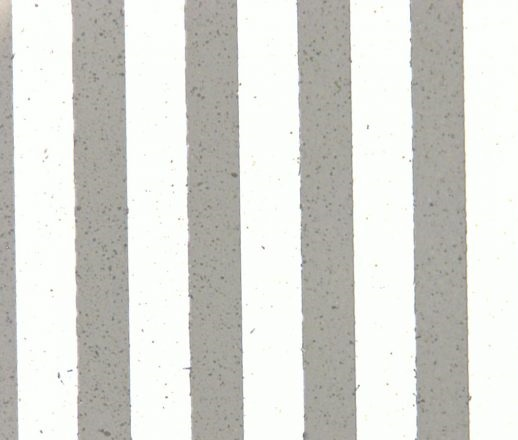
#> input picture image/sample_ls.png, 518 x 440 px
$ jupyter execute measure_ls.ipynb   (older library calls are emulated)
#> lines starting #> are read from the running program, lines starting #| are printed output that depends on the picture; after the words box and inside, x2 and y2 are one past the last pixel; in counts of white or black regions, pixels touching at a corner belong together
[cell 1]
import glob
import math
import os
import sys

import cv2
import matplotlib.pyplot as plt
import numpy as np
import pandas as pd
import skimage.measure as ski
import re

from pathlib import Path
cur_dir = Path().resolve()
sys.path.append(str(cur_dir) + "/module")

[cell 2]
img = cv2.imread('../../image/sample_ls.png', cv2.IMREAD_ANYDEPTH)
#> img: shape (440, 518); min 108, max 255, mean 214.5
diff = np.diff(img[0].astype(np.int16))
#> diff = 517 values, max 76 at index 236, min -69 at index 296, mean 0.089
indices = np.where(np.abs(diff) > 40)[0] + 1
#> indices = [71, 124, 237, 297, 350, 410, 463]
# indices = np.where(np.abs(diff) > 40)
print(indices)
#| [ 71 124 237 297 350 410 463]
fig, ax = plt.subplots(2, 1, figsize=(17, 8))
ax[0].plot([i for i in range(len(img[0]))], img[0])
ax[1].plot([i for i in range(1,len(img[0]-1))], diff)
for i in indices:
    ax[0].axvline(x=i, color='red')
    ax[1].axvline(x=i, color='red')
#> this loop made 7 passes
#> i on passes 1 to 7: 71, 124, 237, 297, 350, 410, 463

# Sobelフィルタを用いて勾配を計算
gradient_x = cv2.Sobel(img[0], cv2.CV_64F, 1, 0, ksize=3)
#> gradient_x = 518 values from 0 to 0
gradient_y = cv2.Sobel(img[0], cv2.CV_64F, 0, 1, ksize=3)
#> gradient_y = 518 values, max 360 at index 237, min -380 at index 296, mean 0.703

# 勾配の大きさを計算
gradient_magnitude = np.sqrt(gradient_x**2 + gradient_y**2)
#> gradient_magnitude = 518 values, max 380 at index 296, min 0 at index 0, mean 19.9

# 勾配が最大となる位置を求める
max_gradient_position = np.unravel_index(np.argmax(gradient_magnitude), gradient_magnitude.shape)
#> max_gradient_position = (296, 0)

print("Max Gradient Position (row, column):", max_gradient_position)
#| Max Gradient Position (row, column): (296, 0)
fig, ax = plt.subplots()
ax.imshow(img, cmap='gray')
ax.axvline(x=max_gradient_position[0])
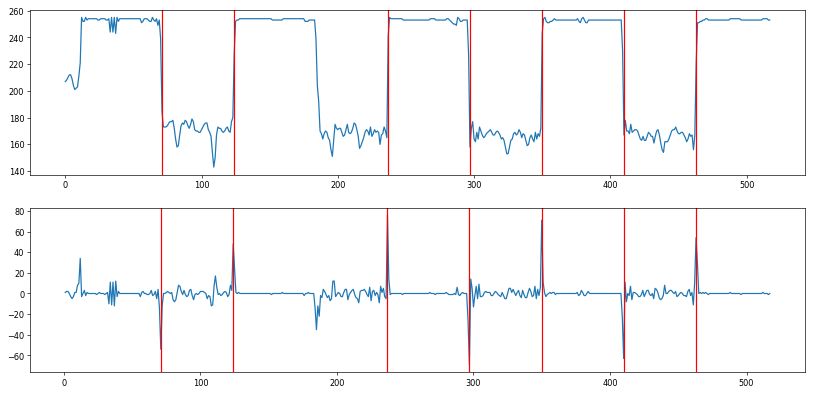
#> figure drawn by matplotlib, 2 panels; panel 1: curve peaks at x = 12, y = 255; panel 2: curve peaks at x = 237, y = 76
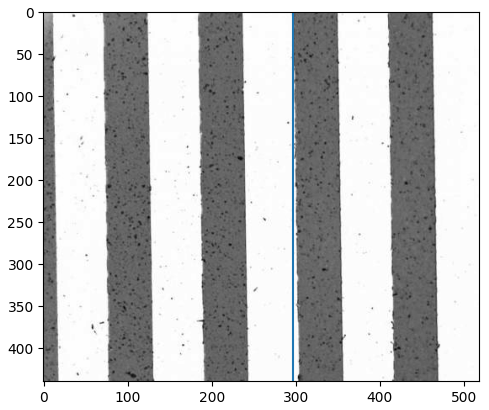
#> figure drawn by matplotlib, 1 panel

[cell 3]
# Cannyエッジ検出を適用
edges = cv2.Canny(img, threshold1=100, threshold2=200)  # 適切なしきい値を設定
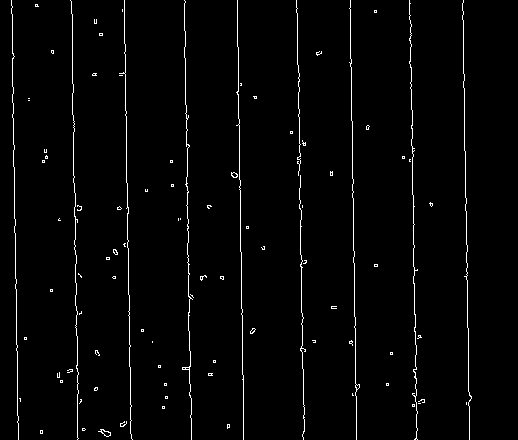
#> edges: shape (440, 518); 2.1% white in thin lines or dots, all inside (x1, y1, x2, y2) = (11, 0, 472, 440)

# エッジを描画して表示
plt.figure(figsize=(8, 6))

plt.subplot(1, 2, 1)
plt.imshow(img, cmap='gray')
plt.title("Original Image")
plt.axis('off')

plt.subplot(1, 2, 2)
plt.imshow(edges, cmap='gray')
plt.title("Edge Detection")
plt.axis('off')

plt.tight_layout()
plt.show()
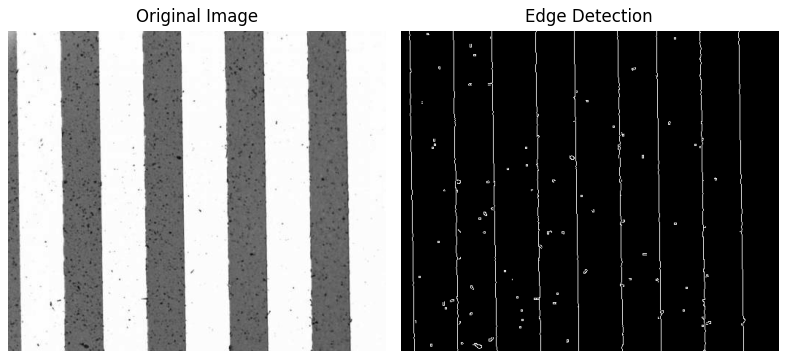
#> figure drawn by matplotlib, 2 panels

[cell 4]
import numpy as np
from PIL import Image, ImageDraw

# 画像のサイズと背景色を設定
width, height = 512, 512
background_color = (0, 0, 0)  # 黒

# 画像を作成
image = Image.new('RGB', (width, height), background_color)
#> image: PIL image 512x512 RGB; every value is 0
draw = ImageDraw.Draw(image)

# コンタクトホールのパラメータを設定
num_contact_holes = 60  # コンタクトホールの数
contact_hole_radius = 5  # コンタクトホールの半径
spacing = 10  # コンタクトホールの間隔

# コンタクトホールを描画
for y in range(contact_hole_radius, height, spacing):
    for x in range(contact_hole_radius, width, spacing):
        for dy in range(-contact_hole_radius, contact_hole_radius + 1):
            for dx in range(-contact_hole_radius, contact_hole_radius + 1):
                distance = np.sqrt(dx ** 2 + dy ** 2)
                if distance <= contact_hole_radius:
                    intensity = int(255 * (1 - distance / contact_hole_radius))
                    draw.point((x + dx, y + dy), fill=(intensity, intensity, intensity))

# 画像を保存
image.save('CH_sample.png')
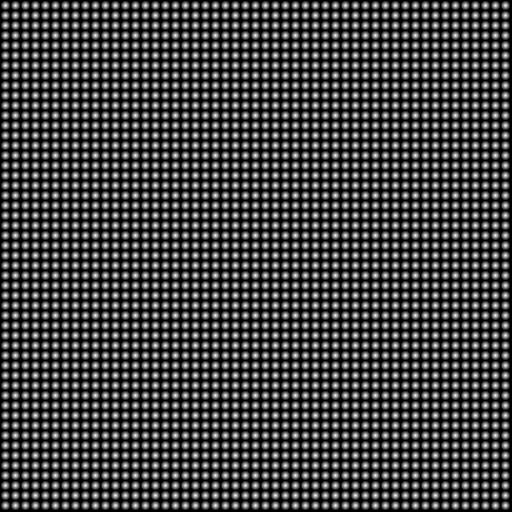
#> saved as CH_sample.png: PIL image 512x512 RGB; min 0, max 255, mean 65.5

print("画像が作成されました。")

[cell 5]
import numpy as np
from PIL import Image, ImageDraw

# 画像のサイズと背景色を設定
width, height = 512, 512
background_color = (0, 0, 0)  # 黒

# 画像を作成
image = Image.new('RGB', (width, height), background_color)
draw = ImageDraw.Draw(image)

# コンタクトホールのパラメータを設定
num_contact_holes = 80  # コンタクトホールの数
contact_hole_radius = 5  # コンタクトホールの半径
spacing = 10  # コンタクトホールの間隔

# コンタクトホールを描画
for y in range(contact_hole_radius, height, spacing):
    for x in range(contact_hole_radius, width, spacing):
        for dy in range(-contact_hole_radius, contact_hole_radius + 1):
            for dx in range(-contact_hole_radius, contact_hole_radius + 1):
                distance = np.sqrt(dx ** 2 + dy ** 2)
                if distance <= contact_hole_radius:
                    intensity = int(255 * (1 - distance / contact_hole_radius))
                    noise = np.random.randint(-20, 20)  # ランダムなノイズを生成
                    intensity += noise
                    intensity = max(0, min(255, intensity))  # 輝度を0から255の範囲に制限
                    draw.point((x + dx, y + dy), fill=(intensity, intensity, intensity))

# 画像を保存
image.save('CH_sample_with_noise.png')

print("画像が作成されました。")

[cell 6]
img = cv2.imread('CH_sample_with_noise.png', cv2.IMREAD_ANYDEPTH)
#> img: shape (512, 512); min 0, max 255, mean 65.6
prof = img[255]
#> prof = 512 values, max 255 at index 5, min 0 at index 0, mean 126.4
diff = np.diff(prof.astype(np.int16))
#> diff = 511 values, max 86 at index 171, min -87 at index 347, mean 0
idx = diff.argmax()
#> idx = 171
roi = img[249:262, idx-4:idx+9]
prof = prof[idx-4:idx+9]
#> prof = [143, 100, 48, 18, 31, 117, 156, 197, 255, 188, 153, 96, 31]

fig, ax = plt.subplots(1, 2, figsize=(8, 3))
ax[1].plot([i for i in range(len(prof))], prof)
ax[0].imshow(roi)
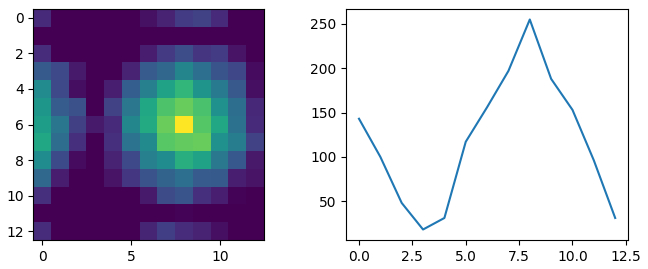
#> figure drawn by matplotlib, 2 panels; panel 2: curve peaks at x = 8, y = 255
